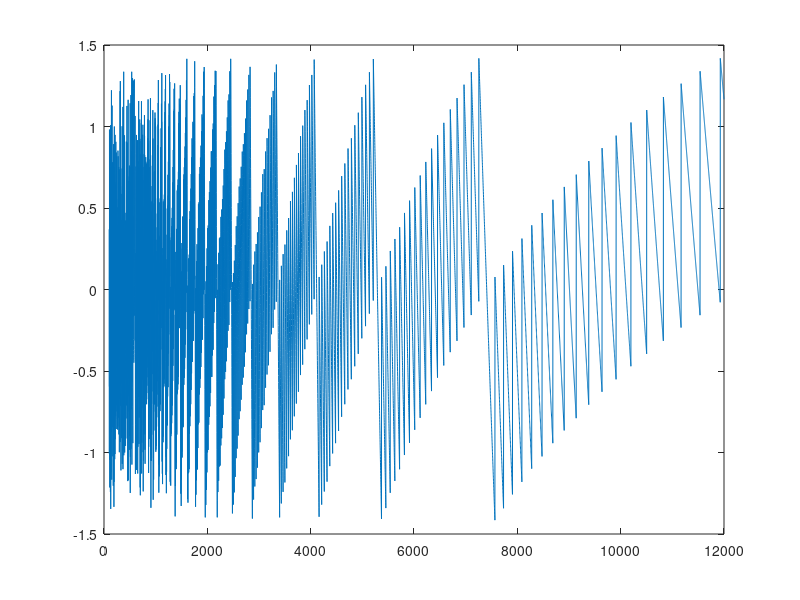
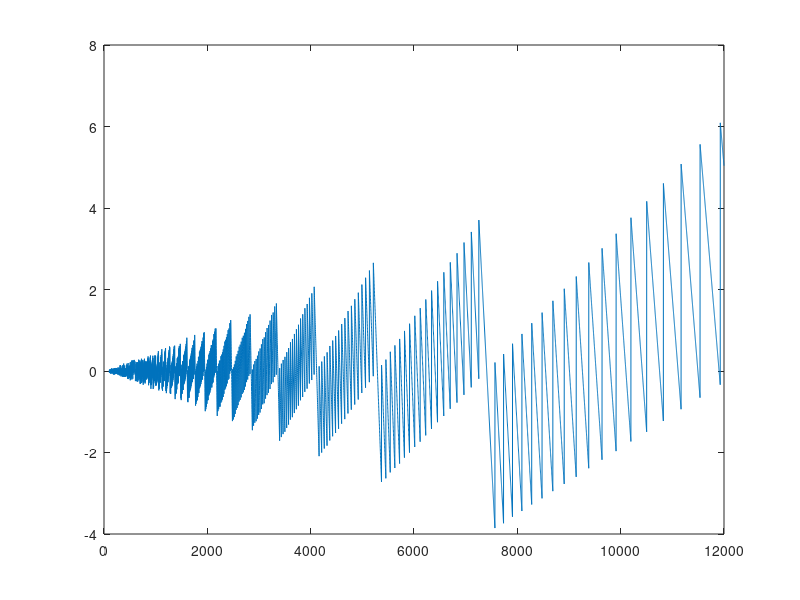

Here is the MATLAB script that generated these plots, in order:


mintime = 1.5; % time in microseconds each tick takes

% StimOffset =[10 20];
F= 100:1:12000;

StimOffset =10;
% F=6000;

for iStim = 1:length(StimOffset)
    
    StimSeq = [0,180]+StimOffset(iStim);
    
    

    for iFreq = 1:length(F)
        
        Fc = F(iFreq);
        
        T = 1000000 / Fc; %period in microseconds
        phaseacc = T / 360; %microseconds per degree of phase
        
        timetarget = phaseacc*StimSeq;
        
        ticks=double(int32((timetarget/mintime)));
        
        timeactual=ticks*mintime;
        
        phaseactual = timeactual/T *360;
        
        phaseerror(iStim,iFreq)=(180-diff(phaseactual));
        
        timeerror(iStim,iFreq)=(diff(timetarget)-diff(timeactual));
        
    end
    
end

plot(F,timeerror)
figure
plot(F,phaseerror)